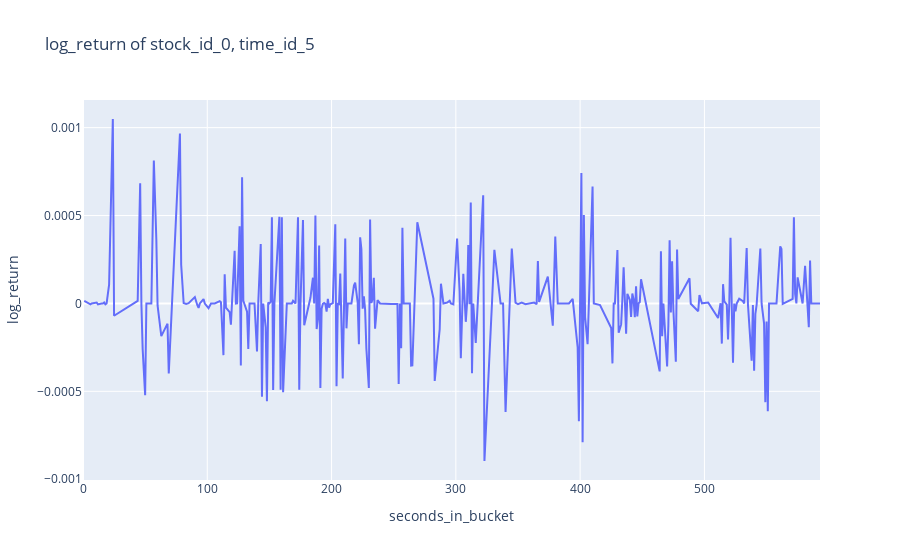

Write notebook code for a chart like this one.
### Code cell
fig = px.line(df_time_id_5, x="seconds_in_bucket", y="log_return", title='log_return of stock_id_0, time_id_5')
fig.show()

### Figure 1 — Plotly figure (JSON) as saved in the notebook; plotly's stock layout.template omitted (floating-point values rounded to 4 significant figures; data arrays with more than 128 entries replaced by an {"elided": "..."} marker saying what was removed)
{"data": [{"hovertemplate": "seconds_in_bucket=%{x}<br>log_return=%{y}<extra></extra>", "legendgroup": "", "line": {"color": "#636efa", "dash": "solid"}, "marker": {"symbol": "circle"}, "mode": "lines", "name": "", "orientation": "v", "showlegend": false, "type": "scatter", "x": {"elided": "302 int values"}, "xaxis": "x", "y": {"elided": "302 float values"}, "yaxis": "y"}], "layout": {"legend": {"tracegroupgap": 0}, "title": {"text": "log_return of stock_id_0, time_id_5"}, "xaxis": {"anchor": "y", "domain": [0, 1], "title": {"text": "seconds_in_bucket"}}, "yaxis": {"anchor": "x", "domain": [0, 1], "title": {"text": "log_return"}}}}
